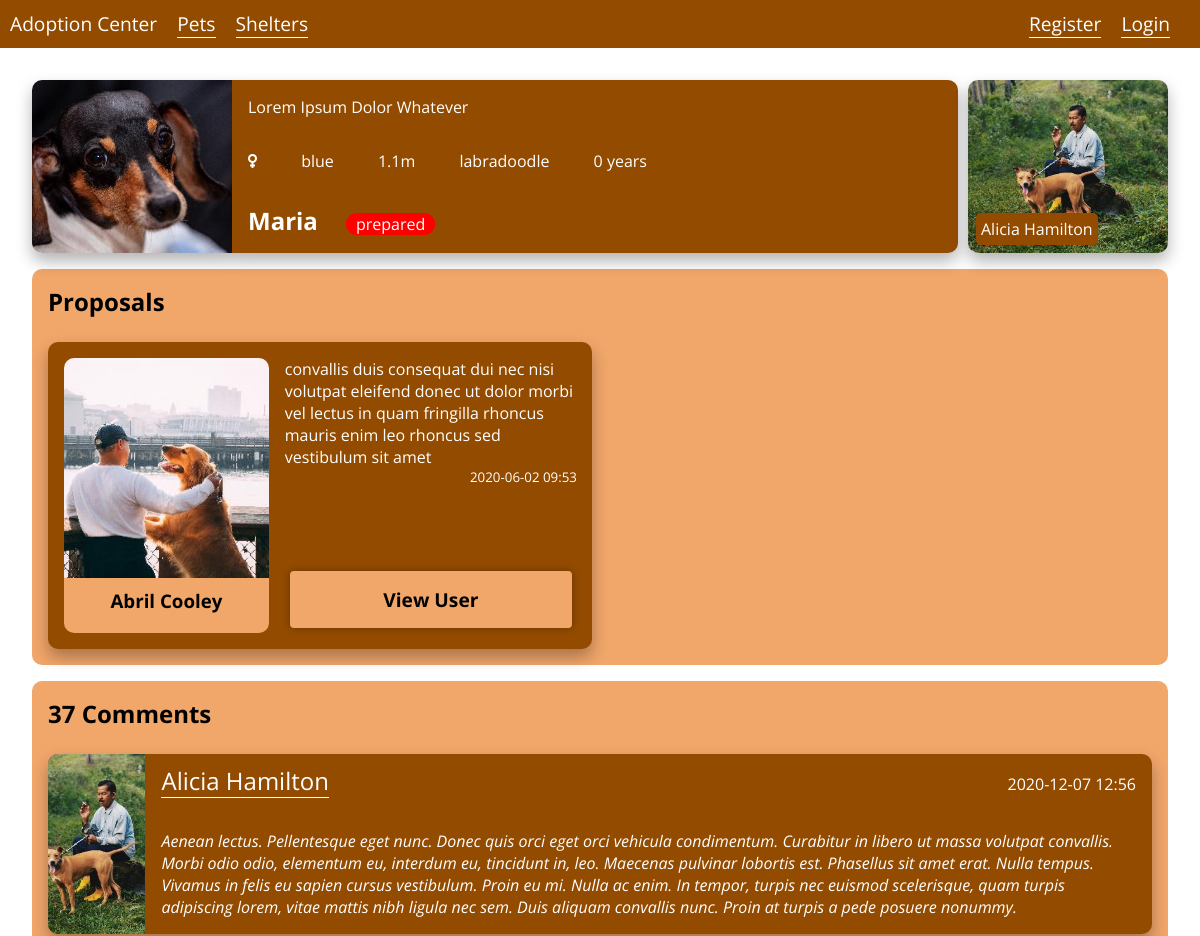
Page /pet_detail.php?id=1 (upper part) on the earlier database version.
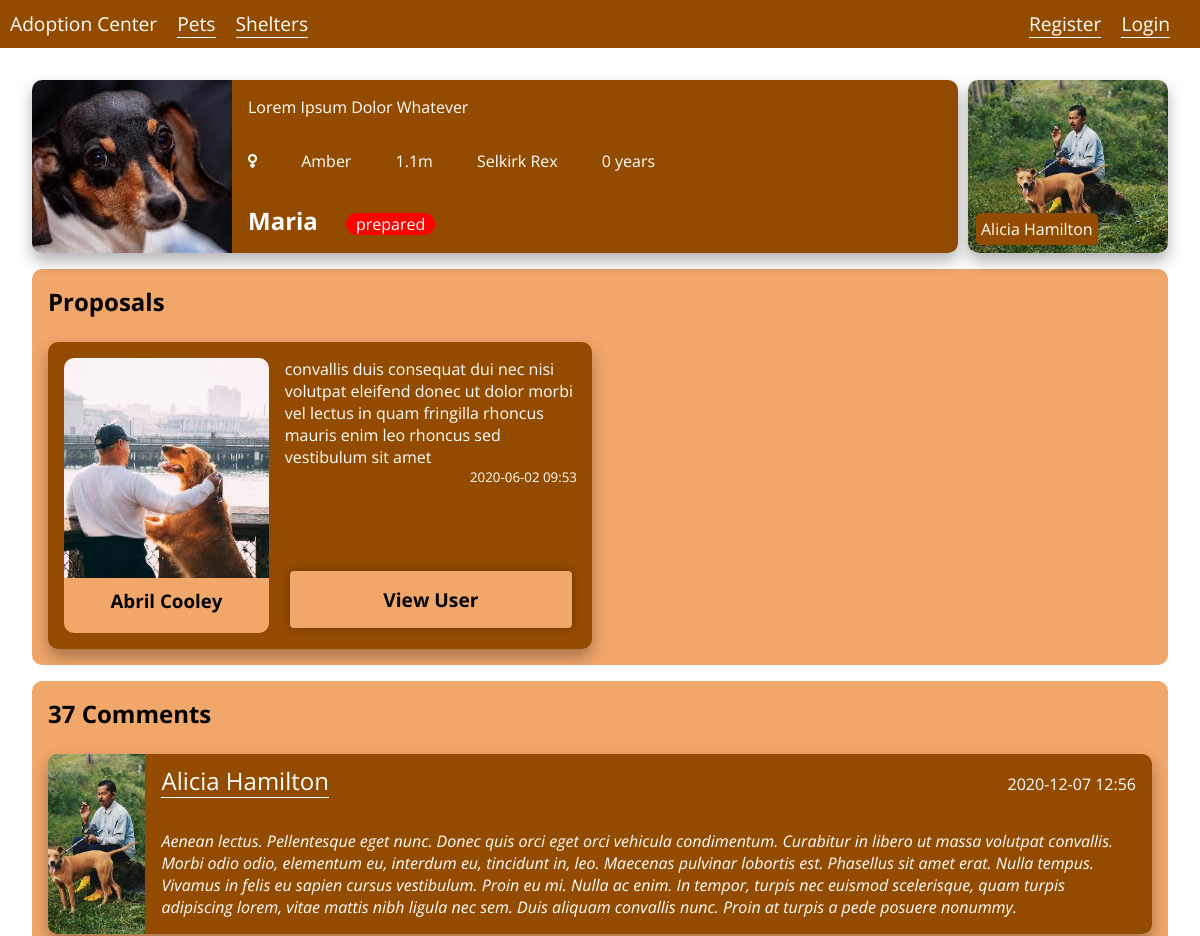
Same page on the later database version.
### tables this page shows
CREATE TABLE Pets (
  pet_id    INTEGER PRIMARY KEY,
  name      VARCHAR,
  species   VARCHAR,
  size      FLOAT,
  color     VARCHAR,
  gender    INTEGER, -- (0 for male),
  info      VARCHAR,
  age       INTEGER,
  location  VARCHAR,
  state     VARCHAR -- Pets can be in several states (being prepared for adoption, prepared, proposal accepted, delivered, …).
);

CREATE TABLE Users_Pets (
  user_id   INTEGER,
  pet_id    INTEGER,
  CONSTRAINT own_fk1 FOREIGN KEY (user_id) REFERENCES Users(user_id),
	CONSTRAINT own_fk2 FOREIGN KEY (pet_id) REFERENCES Pets(pet_id),
	CONSTRAINT own_pk PRIMARY KEY(user_id, pet_id)
);

CREATE TABLE Users (
  user_id     INTEGER PRIMARY KEY,
  username    VARCHAR,
  password    TEXT,
  name        VARCHAR,
  info        VARCHAR
);

CREATE TABLE ProposalsUser (
    prop_id     INTEGER PRIMARY KEY,
    pet_id      INTEGER,
    user_id     INTEGER,
    text        VARCHAR,
    date        VARCHAR,
    CONSTRAINT  prop_fk1 FOREIGN KEY (pet_id) REFERENCES Pets(pet_id),
    CONSTRAINT  prop_fk2 FOREIGN KEY (user_id) REFERENCES Users(user_id)
);

CREATE TABLE Comments (
    id INTEGER PRIMARY KEY,
    user_id INTEGER,
    pet_id INTEGER,
    date VARCHAR,
    text VARCHAR,
    CONSTRAINT  comm_fk1 FOREIGN KEY (pet_id) REFERENCES Pets(pet_id),
    CONSTRAINT  comm_fk2 FOREIGN KEY (user_id) REFERENCES Users(user_id)
);

### pet_detail.php (called while the page is built, shortened)
<?php
include_once('database/connection.php');
include_once('database/pets.php');
include_once('database/users.php');
$pet = getPetByID($_GET['id']);
$proposals = getPetProposals($_GET['id']);
$comments = getPetComments($_GET['id']);
include('templates/common/header.php');
include('templates/common/navigation_bar.php');
include('templates/pets/pet_detail.php');
include('templates/common/footer.php');

### database/pets.php (called while the page is built, shortened)
<?php
function getPetProposals($petID) {
    global $db;
    if ($stmt = $db->prepare('
            SELECT *
            FROM ProposalsUser, Users
            WHERE pet_id = :id
            AND Users.user_id = ProposalsUser.user_id
            ORDER BY date DESC')
    ) {
        $stmt->bindParam(':id', $petID);
        $stmt->execute();
        return $stmt->fetchAll();
    }
    else {
        printf('errno: %d, error: %s', $db->errorCode(), $db->errorInfo()[2]);
        die;
    }
}
function getPetOwner($petID) {
    global $db;
    if ($stmt = $db->prepare('
        SELECT *
        FROM Pets, Users_Pets
        WHERE Pets.pet_id = :id
        AND Pets.pet_id = Users_Pets.pet_id')) {
        $stmt->bindParam(':id', $petID);
        $stmt->execute();
        $pets = $stmt->fetch();
        if (!empty($pets)) return [$pets['user_id'], "user"];
        $stmt = $db->prepare('
            SELECT *
            FROM Pets, Shelters_Pets
            WHERE Pets.pet_id = :id
            AND Pets.pet_id = Shelters_Pets.pet_id');
        $stmt->bindParam(':id', $petID);
        $stmt->execute();
        $pets = $stmt->fetch();
        return [$pets['shelter_id'], "shelter"];
    }
    else {
        printf('errno: %d, error: %s', $db->errorCode(), $db->errorInfo()[2]);
        die;
    }
}
function getPetByID($petID) {
    global $db;
    if ($stmt = $db->prepare('SELECT * FROM Pets WHERE pet_id = :id')) {
        $stmt->bindParam(':id', $petID);
        $stmt->execute();
        return $stmt->fetch();
    }
    else {
        printf('errno: %d, error: %s', $db->errorCode(), $db->errorInfo()[2]);
        die;
    }
}
function getImageByPetId($petID){
    global $db;
    if ($stmt = $db->prepare('SELECT * FROM Pets_Images WHERE pet_id = :id')) {
        $stmt->bindParam(':id', $petID);
        $stmt->execute();
        return $stmt->fetch()[0];
    }
    else {
        printf('errno: %d, error: %s', $db->errorCode(), $db->errorInfo()[2]);
        die;
    }
}
function getPetComments($petID) {
    global $db;
    if ($stmt = $db->prepare('
            SELECT *
            FROM Comments, Users
            WHERE pet_id = :id
            AND Users.user_id = Comments.user_id
            ORDER BY date DESC')
    ) {
        $stmt->bindParam(':id', $petID);
        $stmt->execute();
        return $stmt->fetchAll();
    }
    else {
        printf('errno: %d, error: %s', $db->errorCode(), $db->errorInfo()[2]);
        die;
    }
}

### database/users.php (called while the page is built, shortened)
<?php
function getUserByID($id) {
    global $db;
    if ($stmt = $db->prepare('SELECT * FROM Users WHERE user_id = :id')) {
        $stmt->bindParam(':id', $id);
        $stmt->execute();
        return $stmt->fetch();
    }
    else {
        printf('errno: %d, error: %s', $db->errorCode(), $db->errorInfo()[2]);
        die;
    }
}

### templates/pets/pet_detail.php (the view, shortened to what this page needs)
<div class="page-content" id="pet-profile" >
    <div class="pet-bio">
        <a class="pet-image" style="background-image: url('database/images/pets/thumbs_medium/<?= getImageByPetId($_GET['id']) ?>.jpg')">
        </a>
        <section class="pet-info">
            <div id="title">
                <h2><?= $pet['name'] ?></h2>
                <span><?= $pet['state'] ?></span>
            </div>
            <div id="pet-details">
                <?php
                if ($pet['gender'] == 0)
                    echo '<i class="fas fa-mars"></i>';
                else
                    echo '<i class="fas fa-venus"></i>';
                ?>
                <span><?= $pet['color'] ?></span>
                <span><?= $pet['size'] ?>m</span>
                <span><?= $pet['species'] ?></span>
                <span><?= $pet['age'] . ' years' ?></span>
            </div>
            <p><?= $pet['info'] ?></p>
        </section>
        <?php
        $owner = getPetOwner($pet['pet_id']);
        if ($owner[1] == 'user') {
            echo '<a id="owner-info" href="user_profile.php?id=' . $owner[0] . '">';
            echo "<div class=\"img\" style=\"background-image: url('database/images/users/profile/thumbs_medium/" . $owner[0] . ".jpg')\"> </div>
                  <p>" . getUserByID($owner[0])['name'] . '</p>
                  </a>';
        }
        else {
            echo '<a id="owner-info" href="shelter_profile.php?id=' . $owner[0] . '">';
            echo "<div class=\"img\" style=\"background-image: url('database/images/shelters/profile/thumbs_medium/" . $owner[0] . ".jpg')\"></div>
                  <p>" . getShelterByID($owner[0])['name'] . '</p>
                  </a>';
        }
        ?>
    </div>
    <section id="proposals">
        <h2>Proposals</h2>
        <div class="grid-list">
            <?php foreach ($proposals as $proposal) { ?>
                <article class="adoption-proposal">
                    <div class="img" style="background-image: url('database/images/users/profile/thumbs_medium/<?= $proposal['user_id'] ?>.jpg"></div>
                    <h3><?= $proposal['name'] ?></h3>
                    <div class="user-details">
                        <p><?= $proposal['text'] ?></p>
                        <small><?= date("Y-m-d H:i", substr($proposal['date'], 0, 10)) ?></small>
                        <a href="user_profile.php?id=<?= $proposal['user_id'] ?>" class="button">View User</a>
                    </div>
                </article>
            <?php } ?>
        </div>
    </section>
    <section id="pet-comments">
        <h2><?= count($comments) ?> Comments</h2>
        <?php foreach ($comments as $comment) { ?>
            <div class="pet-comment">
                <a href="user_profile.php?id=<?= $comment['user_id'] ?>" class="user-image" style="background-image: url('database/images/users/profile/thumbs_medium/<?= $comment['user_id'] ?>.jpg')"></a>
                <span class="user"><a href="user_profile.php?id=<?= $comment['user_id'] ?>"><?= $comment['name'] ?></a></span>
                <span class="date"><?= date("Y-m-d H:i", substr($comment['date'], 0, 10)) ?></span>
                <p><?= $comment['text'] ?></p>
            </div>
        <?php } ?>
    </section>
</div>

### templates/common/header.php (shortened to what this page needs)
<!DOCTYPE html>
<html lang="en">
<head>
    <link href="style/style.css" rel="stylesheet">
    <link rel="stylesheet" href="https://use.fontawesome.com/releases/v5.3.1/css/all.css">
</head>
<body>

### templates/common/navigation_bar.php (shortened to what this page needs)
<section class="navigation_bar">
    <a href="homepage.php">Adoption Center</a>
    <nav id="links">
        <a href="pets_list.php">Pets</a>
        <a href="shelters_list.php">Shelters</a>
    </nav>
    <nav id="signup">
        <?php if (!isset($_SESSION['username'])) { ?>
            <a href="register.php">Register</a>
            <a href="login.php">Login</a>
        <?php } ?>
    </nav>
</section>

### templates/common/footer.php (shortened to what this page needs)
</body>
</html>

Differences in the rows shown:
changed pets "Maria": color "blue" → "Amber"; species "labradoodle" → "Selkirk Rex"
